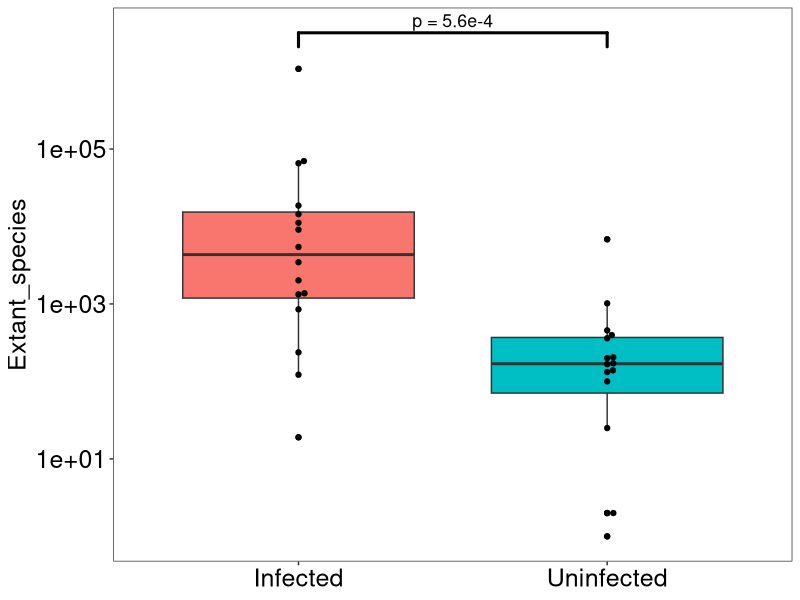

Here is the R script that generated this plot:
# -----------------------------------------------------------------------------
#
# Compare median extant species between infected and uninfected animal phyla
#
# Jason Jiang - Created: 2020/08/31
#                     Last Edit: 2021/05/03
#
# Reinke Lab - Microsporidia Database Project
#
# Goal: Write code for comparing the median number of extant species in infected
# and uninfected phyla, and test for significance between these medians.
#
# Thanks to Brandon for this RScript layout
#
# -----------------------------------------------------------------------------


# Load useful packages
library(plyr)
library(tidyverse)
library(readxl)
library(ggbeeswarm)
library(ggsignif)


# Set working directory
setwd("P:/Shared/Microsporidia database/Figure 2/2B - Extant species in phyla")


# Load in spreadsheet with extant species counts for infected/uninfected metazoans
extants <- read_xlsx("Phyla extant species.xlsx") %>%
  group_by(Class) %>%
  mutate(Median_sp = median(Extant_species))


# Use two-tailed Mann-Whitney U test to compare number of extant species in
# infected vs. uninfected phyla.
# Extant species in infected phyla, on average, exceed extant species in
# uninfected phyla
wilcox.test(data = extants, Extant_species ~ Class) # p = 0.000563


# Make boxplot of median extant species between infected and uninfected metazoan
# phyla.
# n = 32 metazoan phyla (15 infected, 17 uninfected)
ggplot(extants, aes(x = Class, y = Extant_species, fill = Class)) +
  scale_y_log10() +
  geom_boxplot(show.legend = FALSE) +
  geom_beeswarm(show.legend = FALSE) +
  geom_signif(size = 1.05, tip_length = 0.03, y_position=c(6.5),
              xmin=c(1), xmax=c(2), annotation=c("p = 5.6e-4"), textsize = 4.5) +
  theme_bw() +
  theme(axis.text = element_text(size = 18, color = "black"),
        axis.title = element_text(size = 18),
        axis.title.x = element_blank(),
        panel.background = element_blank(),
        panel.grid.major = element_blank(),
        panel.grid.minor = element_blank())